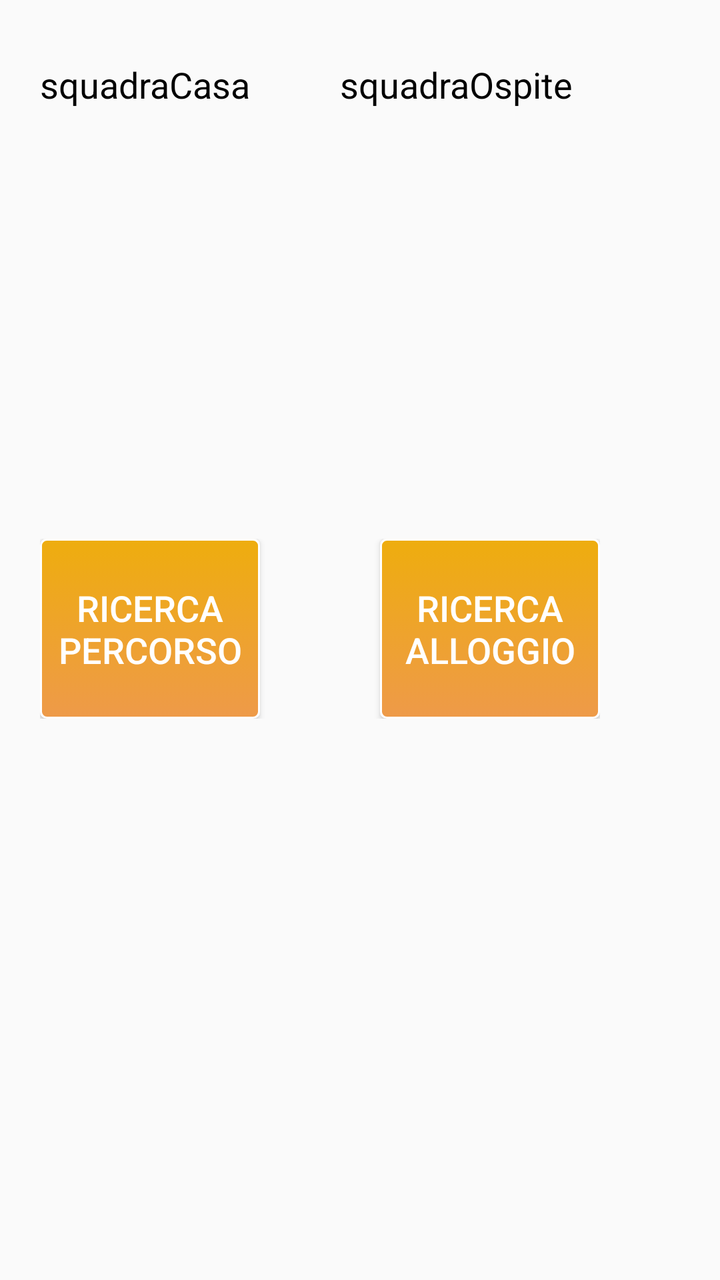
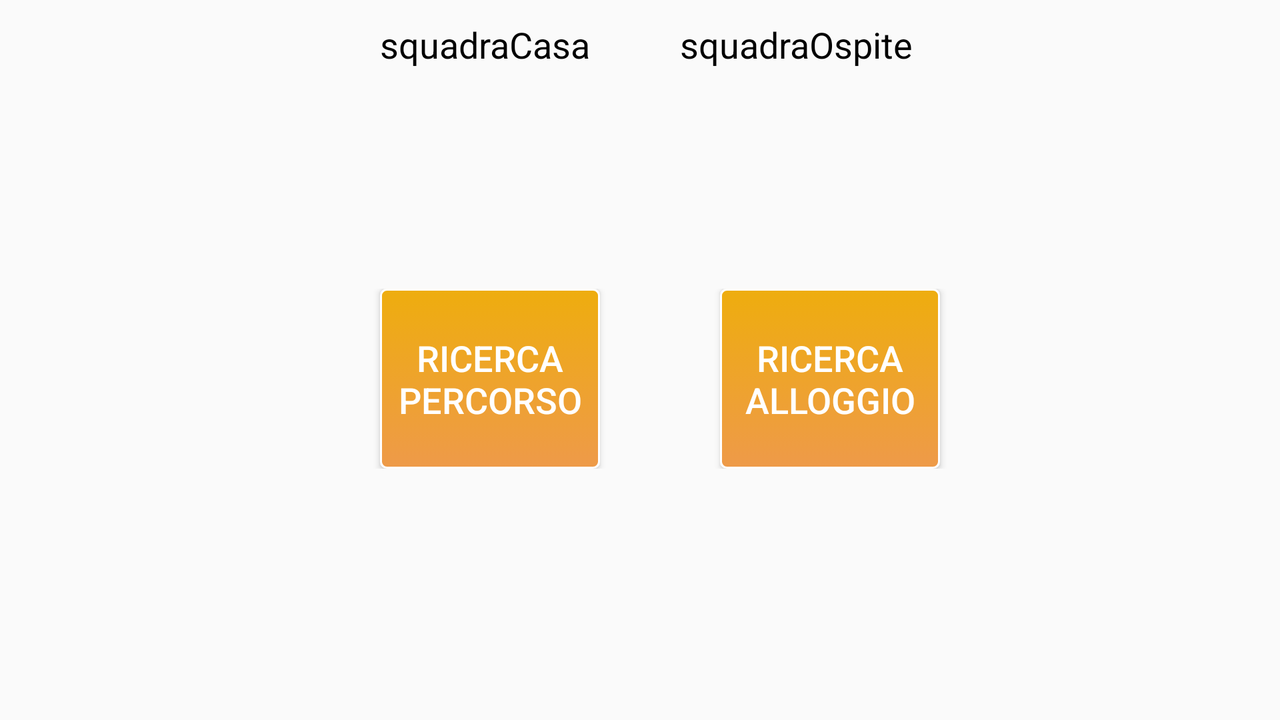

An Android layout and its configuration variant, each rendered on a device that would load it. The default file and the variant file are quoted in full after the pictures.
<!-- AndroidManifest.xml: application theme FollowTeamTheme -->
<!-- res/layout/dettaglipartita.xml -->
<?xml version="1.0" encoding="utf-8"?>

 <ScrollView xmlns:android="http://schemas.android.com/apk/res/android"
        android:id="@+id/scrollView1"
        android:layout_width="fill_parent"
        android:layout_height="fill_parent">

	<LinearLayout 
	    android:id="@+id/linearLayoutDettagliPartita"
	    android:layout_width="wrap_content"
	    android:layout_height="wrap_content"
	    android:orientation="vertical"
	    android:layout_marginLeft="20dp" >
	
	<LinearLayout
	    android:id="@+id/linearLabelSquadre"
	    android:layout_width="fill_parent"
	    android:layout_height="wrap_content"
	    android:layout_marginTop="30dp"
	    android:layout_marginBottom="35dp"
	    android:gravity="center" >
	
	        <TextView
	            android:id="@+id/squadraCasa"
	            android:layout_width="130dp"
	            android:layout_height="40dp"
	            android:text="squadraCasa"
	            android:layout_marginRight="20dp" 
	            android:layout_gravity="center"/>
	
	        <TextView
	            android:id="@+id/squadraOspite"
	             android:layout_width="130dp"
	            android:layout_height="40dp"
	            android:text="squadraOspite" />
	    </LinearLayout>
	    
	
	    <LinearLayout
	        android:id="@+id/linearLabelLoghi"
	        android:layout_width="fill_parent"
	        android:layout_height="wrap_content"
	        android:orientation="horizontal"
	        android:gravity="center" 
	        android:layout_marginBottom="35dp">
	
	        <ImageView
	            android:id="@+id/imageSquadraCasa"
	            android:src="@drawable/ic_launcher"
	            android:layout_width="70dp"
	            android:layout_height="70dp"
	            android:layout_marginRight="20dp"
	             />
	
	        <ImageView
	            android:id="@+id/imageSquadraOspite"
	            android:layout_width="70dp"
	            android:layout_height="70dp"
	            android:src="@drawable/ic_launcher" />
	    </LinearLayout>
	
	    <LinearLayout
	        android:id="@+id/linearLayoutDescrizione"
	        android:layout_width="fill_parent"
	        android:layout_height="wrap_content"
	        android:orientation="horizontal"
	        android:layout_marginBottom="35dp"
	        android:gravity="center" >
	
	        <TextView
	            android:id="@+id/viewDescrizione"
	            android:layout_width="fill_parent"
	            android:layout_height="wrap_content"
	            android:layout_gravity="center" />
	
	    </LinearLayout>
	
	    <LinearLayout
	        android:id="@+id/llButtonDettagliPartita"
	        android:layout_width="fill_parent"
	        android:layout_height="wrap_content"
	        android:orientation="horizontal">
	
	        <Button
	            android:id="@+id/buttonPercorso"
	            style="@style/button"
	            android:layout_width="110dp"
	            android:layout_height="90dp"
	            android:layout_marginRight="60dp"
	            android:text="@string/buttonPercorsoLabel" />
	
	        <Button
	            android:id="@+id/buttonAlloggio"
	            style="@style/button"
				android:layout_width="110dp"
	            android:layout_height="90dp"
	            android:text="@string/buttonAlloggioLabel" />
	    </LinearLayout>
	
	</LinearLayout>
</ScrollView>
<!-- resources referenced by this layout -->
<resources>
  <!-- drawable ic_launcher: png bitmap (drawable-hdpi, 18727 bytes) -->
  <string name="buttonAlloggioLabel">Ricerca alloggio</string>
  <string name="buttonPercorsoLabel">Ricerca percorso</string>
  <style name="button">
          <item name="android:background">@drawable/mybutton</item>
  		<item name="android:layout_width">wrap_content</item>
          <item name="android:layout_height">wrap_content</item>
          <item name="android:paddingLeft">9sp</item>
          <item name="android:paddingRight">9sp</item>
         	<item name="android:textColor">#FFFFFF</item>
          <item name="android:textSize">18sp</item>
  		<item name="android:height">70sp</item>
  		<item name="android:width">100sp</item>
      </style>
  <style name="FollowTeamTheme" parent="@style/Theme.AppCompat.Light">
          <item name="android:actionBarStyle">@style/MyActionBar</item>
          <item name="android:textColor">#000000</item>
          <item name="android:textSize">18sp</item>
      </style>
  <!-- drawable mybutton (drawable-hdpi) -->
  <?xml version="1.0" encoding="utf-8"?>
  
  <selector xmlns:android="http://schemas.android.com/apk/res/android" >
   <item android:state_pressed="true" >
       <shape android:shape="rectangle"  >
           <corners android:radius="3dip" />
           <stroke android:width="1dip" android:color="#FFFFFF" />
           <gradient android:angle="-90" android:startColor="#8EE5EE" android:endColor="#7AC5CD"  />            
       </shape>
   </item>
  <item android:state_focused="true">
       <shape android:shape="rectangle"  >
           <corners android:radius="3dip" />
           <stroke android:width="1dip" android:color="#5e7974" />
           <solid android:color="#58857e"/>       
       </shape>
   </item>  
  <item >
      <shape android:shape="rectangle"  >
           <corners android:radius="3dip" />
           <stroke android:width="1dip" android:color="#FFFFFF" />
           <gradient android:angle="-90" android:startColor="#EEAD0E" android:endColor="#EE9A49" />            
       </shape>
   </item>
  </selector>
  <style name="MyActionBar" parent="@android:style/Widget.Holo.ActionBar">
          <item name="android:background">#7AC5CD</item>
          <item name="android:color">#FFFFFF</item>
      </style>
</resources>
<!-- res/layout-land/dettaglipartita.xml (the repository's variant of the layout above) -->
<!-- drawn on the phone turned sideways -->
<?xml version="1.0" encoding="utf-8"?>

<ScrollView xmlns:android="http://schemas.android.com/apk/res/android"
    android:id="@+id/scrollView1"
    android:layout_width="fill_parent"
    android:layout_height="fill_parent" >

    <LinearLayout
        android:id="@+id/linearLayoutDettagliPartita"
        android:layout_width="fill_parent"
        android:layout_height="fill_parent"
        android:layout_marginLeft="20dp"
        android:orientation="vertical" >

        <LinearLayout
            android:id="@+id/linearLabelSquadre"
            android:layout_width="fill_parent"
            android:layout_height="wrap_content"
            android:layout_marginTop="10dp"
            android:gravity="center" >

            <TextView
                android:id="@+id/squadraCasa"
                android:layout_width="130dp"
                android:layout_height="40dp"
                android:layout_gravity="center"
                android:layout_marginRight="20dp"
                android:text="squadraCasa" />

            <TextView
                android:id="@+id/squadraOspite"
                android:layout_width="130dp"
                android:layout_height="40dp"
                android:text="squadraOspite" />
        </LinearLayout>

        <LinearLayout
            android:id="@+id/linearLabelLoghi"
            android:layout_width="fill_parent"
            android:layout_height="wrap_content"
            android:gravity="center"
            android:orientation="horizontal" >

            <ImageView
                android:id="@+id/imageSquadraCasa"
                android:layout_width="70dp"
                android:layout_height="70dp"
                android:layout_marginRight="20dp"
                android:src="@drawable/ic_launcher" />

            <ImageView
                android:id="@+id/imageSquadraOspite"
                android:layout_width="70dp"
                android:layout_height="70dp"
                android:src="@drawable/ic_launcher" />
        </LinearLayout>

        <LinearLayout
            android:id="@+id/linearLayoutDescrizione"
            android:layout_width="fill_parent"
            android:layout_height="wrap_content"
            android:gravity="center" >

            <TextView
                android:id="@+id/viewDescrizione"
                android:layout_width="fill_parent"
                android:layout_height="wrap_content" />
        </LinearLayout>

        <LinearLayout
            android:id="@+id/llButtonDettagliPartita"
            android:layout_width="fill_parent"
            android:layout_height="wrap_content"
            android:gravity="center"
            android:orientation="horizontal" >

            <Button
                android:id="@+id/buttonPercorso"
                style="@style/button"
                android:layout_width="110dp"
                android:layout_height="90dp"
                android:layout_marginRight="60dp"
                android:text="@string/buttonPercorsoLabel" />

            <Button
                android:id="@+id/buttonAlloggio"
                style="@style/button"
                android:layout_width="110dp"
                android:layout_height="90dp"
                android:text="@string/buttonAlloggioLabel" />
        </LinearLayout>
    </LinearLayout>

</ScrollView>
